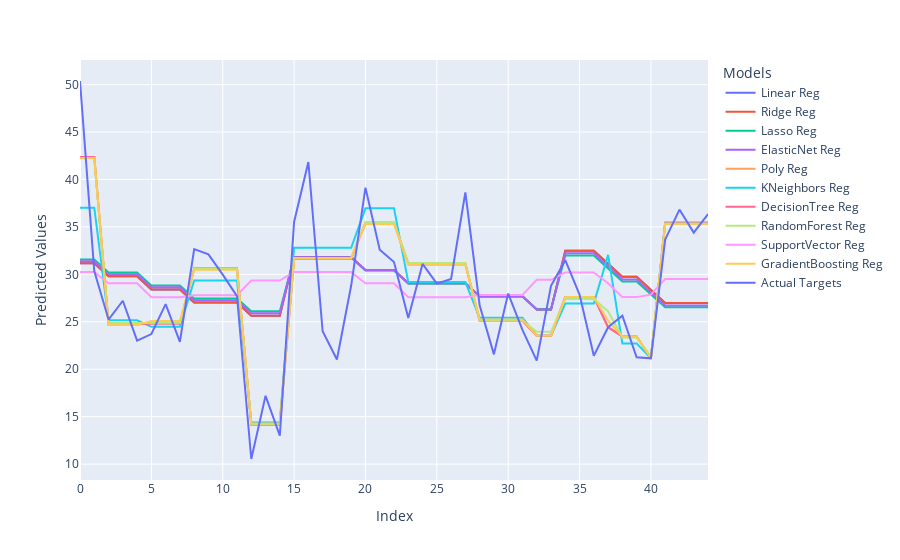

Notebook code cell kept with this figure:
### Code cell
fig = px.line(combinedDf, x='Index', y='Predicted Values', color='Models')
fig.show()

### Figure 1 — Plotly figure (JSON) as saved in the notebook; plotly's stock layout.template omitted (floating-point values rounded to 4 significant figures)
{"data": [{"hovertemplate": "Models=Linear Reg<br>Index=%{x}<br>Predicted Values=%{y}<extra></extra>", "legendgroup": "Linear Reg", "line": {"color": "#636efa", "dash": "solid"}, "marker": {"symbol": "circle"}, "mode": "lines", "name": "Linear Reg", "orientation": "v", "showlegend": true, "type": "scatter", "x": [0, 1, 2, 3, 4, 5, 6, 7, 8, 9, 10, 11, 12, 13, 14, 15, 16, 17, 18, 19, 20, 21, 22, 23, 24, 25, 26, 27, 28, 29, 30, 31, 32, 33, 34, 35, 36, 37, 38, 39, 40, 41, 42, 43, 44], "xaxis": "x", "y": [31.17, 31.17, 29.79, 29.79, 29.79, 28.41, 28.41, 28.41, 27.03, 27.03, 27.03, 27.03, 25.64, 25.64, 25.64, 31.83, 31.83, 31.83, 31.83, 31.83, 30.45, 30.45, 30.45, 29.07, 29.07, 29.07, 29.07, 29.07, 27.69, 27.69, 27.69, 27.69, 26.31, 26.31, 32.5, 32.5, 32.5, 31.12, 29.74, 29.74, 28.36, 26.97, 26.97, 26.97, 26.97], "yaxis": "y"}, {"hovertemplate": "Models=Ridge Reg<br>Index=%{x}<br>Predicted Values=%{y}<extra></extra>", "legendgroup": "Ridge Reg", "line": {"color": "#EF553B", "dash": "solid"}, "marker": {"symbol": "circle"}, "mode": "lines", "name": "Ridge Reg", "orientation": "v", "showlegend": true, "type": "scatter", "x": [0, 1, 2, 3, 4, 5, 6, 7, 8, 9, 10, 11, 12, 13, 14, 15, 16, 17, 18, 19, 20, 21, 22, 23, 24, 25, 26, 27, 28, 29, 30, 31, 32, 33, 34, 35, 36, 37, 38, 39, 40, 41, 42, 43, 44], "xaxis": "x", "y": [31.17, 31.17, 29.79, 29.79, 29.79, 28.41, 28.41, 28.41, 27.03, 27.03, 27.03, 27.03, 25.65, 25.65, 25.65, 31.83, 31.83, 31.83, 31.83, 31.83, 30.45, 30.45, 30.45, 29.07, 29.07, 29.07, 29.07, 29.07, 27.69, 27.69, 27.69, 27.69, 26.31, 26.31, 32.5, 32.5, 32.5, 31.12, 29.74, 29.74, 28.35, 26.97, 26.97, 26.97, 26.97], "yaxis": "y"}, {"hovertemplate": "Models=Lasso Reg<br>Index=%{x}<br>Predicted Values=%{y}<extra></extra>", "legendgroup": "Lasso Reg", "line": {"color": "#00cc96", "dash": "solid"}, "marker": {"symbol": "circle"}, "mode": "lines", "name": "Lasso Reg", "orientation": "v", "showlegend": true, "type": "scatter", "x": [0, 1, 2, 3, 4, 5, 6, 7, 8, 9, 10, 11, 12, 13, 14, 15, 16, 17, 18, 19, 20, 21, 22, 23, 24, 25, 26, 27, 28, 29, 30, 31, 32, 33, 34, 35, 36, 37, 38, 39, 40, 41, 42, 43, 44], "xaxis": "x", "y": [31.55, 31.55, 30.19, 30.19, 30.19, 28.83, 28.83, 28.83, 27.46, 27.46, 27.46, 27.46, 26.1, 26.1, 26.1, 31.77, 31.77, 31.77, 31.77, 31.77, 30.4, 30.4, 30.4, 29.04, 29.04, 29.04, 29.04, 29.04, 27.67, 27.67, 27.67, 27.67, 26.31, 26.31, 31.98, 31.98, 31.98, 30.61, 29.25, 29.25, 27.89, 26.52, 26.52, 26.52, 26.52], "yaxis": "y"}, {"hovertemplate": "Models=ElasticNet Reg<br>Index=%{x}<br>Predicted Values=%{y}<extra></extra>", "legendgroup": "ElasticNet Reg", "line": {"color": "#ab63fa", "dash": "solid"}, "marker": {"symbol": "circle"}, "mode": "lines", "name": "ElasticNet Reg", "orientation": "v", "showlegend": true, "type": "scatter", "x": [0, 1, 2, 3, 4, 5, 6, 7, 8, 9, 10, 11, 12, 13, 14, 15, 16, 17, 18, 19, 20, 21, 22, 23, 24, 25, 26, 27, 28, 29, 30, 31, 32, 33, 34, 35, 36, 37, 38, 39, 40, 41, 42, 43, 44], "xaxis": "x", "y": [31.38, 31.38, 30.01, 30.01, 30.01, 28.64, 28.64, 28.64, 27.27, 27.27, 27.27, 27.27, 25.89, 25.89, 25.89, 31.8, 31.8, 31.8, 31.8, 31.8, 30.43, 30.43, 30.43, 29.05, 29.05, 29.05, 29.05, 29.05, 27.68, 27.68, 27.68, 27.68, 26.31, 26.31, 32.21, 32.21, 32.21, 30.84, 29.47, 29.47, 28.1, 26.72, 26.72, 26.72, 26.72], "yaxis": "y"}, {"hovertemplate": "Models=Poly Reg<br>Index=%{x}<br>Predicted Values=%{y}<extra></extra>", "legendgroup": "Poly Reg", "line": {"color": "#FFA15A", "dash": "solid"}, "marker": {"symbol": "circle"}, "mode": "lines", "name": "Poly Reg", "orientation": "v", "showlegend": true, "type": "scatter", "x": [0, 1, 2, 3, 4, 5, 6, 7, 8, 9, 10, 11, 12, 13, 14, 15, 16, 17, 18, 19, 20, 21, 22, 23, 24, 25, 26, 27, 28, 29, 30, 31, 32, 33, 34, 35, 36, 37, 38, 39, 40, 41, 42, 43, 44], "xaxis": "x", "y": [42.37, 42.37, 24.74, 24.74, 24.74, 24.83, 24.83, 24.83, 30.61, 30.61, 30.61, 30.61, 14.19, 14.19, 14.19, 31.66, 31.66, 31.66, 31.66, 31.66, 35.44, 35.44, 35.44, 31.12, 31.12, 31.12, 31.12, 31.12, 25.11, 25.11, 25.11, 25.11, 23.54, 23.54, 27.61, 27.61, 27.61, 24.43, 23.45, 23.45, 21.15, 35.38, 35.38, 35.38, 35.38], "yaxis": "y"}, {"hovertemplate": "Models=KNeighbors Reg<br>Index=%{x}<br>Predicted Values=%{y}<extra></extra>", "legendgroup": "KNeighbors Reg", "line": {"color": "#19d3f3", "dash": "solid"}, "marker": {"symbol": "circle"}, "mode": "lines", "name": "KNeighbors Reg", "orientation": "v", "showlegend": true, "type": "scatter", "x": [0, 1, 2, 3, 4, 5, 6, 7, 8, 9, 10, 11, 12, 13, 14, 15, 16, 17, 18, 19, 20, 21, 22, 23, 24, 25, 26, 27, 28, 29, 30, 31, 32, 33, 34, 35, 36, 37, 38, 39, 40, 41, 42, 43, 44], "xaxis": "x", "y": [37.03, 37.03, 25.16, 25.16, 25.16, 24.49, 24.49, 24.49, 29.36, 29.36, 29.36, 29.36, 14.4, 14.4, 14.4, 32.8, 32.8, 32.8, 32.8, 32.8, 36.96, 36.96, 36.96, 29.19, 29.19, 29.19, 29.19, 29.19, 25.42, 25.42, 25.42, 25.42, 23.54, 23.54, 26.93, 26.93, 26.93, 32.06, 22.72, 22.72, 21.15, 35.46, 35.46, 35.46, 35.46], "yaxis": "y"}, {"hovertemplate": "Models=DecisionTree Reg<br>Index=%{x}<br>Predicted Values=%{y}<extra></extra>", "legendgroup": "DecisionTree Reg", "line": {"color": "#FF6692", "dash": "solid"}, "marker": {"symbol": "circle"}, "mode": "lines", "name": "DecisionTree Reg", "orientation": "v", "showlegend": true, "type": "scatter", "x": [0, 1, 2, 3, 4, 5, 6, 7, 8, 9, 10, 11, 12, 13, 14, 15, 16, 17, 18, 19, 20, 21, 22, 23, 24, 25, 26, 27, 28, 29, 30, 31, 32, 33, 34, 35, 36, 37, 38, 39, 40, 41, 42, 43, 44], "xaxis": "x", "y": [42.37, 42.37, 24.74, 24.74, 24.74, 24.83, 24.83, 24.83, 30.61, 30.61, 30.61, 30.61, 14.19, 14.19, 14.19, 31.66, 31.66, 31.66, 31.66, 31.66, 35.44, 35.44, 35.44, 31.12, 31.12, 31.12, 31.12, 31.12, 25.11, 25.11, 25.11, 25.11, 23.54, 23.54, 27.62, 27.62, 27.62, 24.43, 23.46, 23.46, 21.15, 35.38, 35.38, 35.38, 35.38], "yaxis": "y"}, {"hovertemplate": "Models=RandomForest Reg<br>Index=%{x}<br>Predicted Values=%{y}<extra></extra>", "legendgroup": "RandomForest Reg", "line": {"color": "#B6E880", "dash": "solid"}, "marker": {"symbol": "circle"}, "mode": "lines", "name": "RandomForest Reg", "orientation": "v", "showlegend": true, "type": "scatter", "x": [0, 1, 2, 3, 4, 5, 6, 7, 8, 9, 10, 11, 12, 13, 14, 15, 16, 17, 18, 19, 20, 21, 22, 23, 24, 25, 26, 27, 28, 29, 30, 31, 32, 33, 34, 35, 36, 37, 38, 39, 40, 41, 42, 43, 44], "xaxis": "x", "y": [42.27, 42.27, 24.87, 24.87, 24.87, 24.91, 24.91, 24.91, 30.6, 30.6, 30.6, 30.6, 14.23, 14.23, 14.23, 31.72, 31.72, 31.72, 31.72, 31.72, 35.53, 35.53, 35.53, 31.2, 31.2, 31.2, 31.2, 31.2, 25.1, 25.1, 25.1, 25.1, 23.95, 23.95, 27.4, 27.4, 27.4, 26.11, 23.34, 23.34, 21.35, 35.33, 35.33, 35.33, 35.33], "yaxis": "y"}, {"hovertemplate": "Models=SupportVector Reg<br>Index=%{x}<br>Predicted Values=%{y}<extra></extra>", "legendgroup": "SupportVector Reg", "line": {"color": "#FF97FF", "dash": "solid"}, "marker": {"symbol": "circle"}, "mode": "lines", "name": "SupportVector Reg", "orientation": "v", "showlegend": true, "type": "scatter", "x": [0, 1, 2, 3, 4, 5, 6, 7, 8, 9, 10, 11, 12, 13, 14, 15, 16, 17, 18, 19, 20, 21, 22, 23, 24, 25, 26, 27, 28, 29, 30, 31, 32, 33, 34, 35, 36, 37, 38, 39, 40, 41, 42, 43, 44], "xaxis": "x", "y": [30.26, 30.26, 29.06, 29.06, 29.06, 27.58, 27.58, 27.58, 27.8, 27.8, 27.8, 27.8, 29.35, 29.35, 29.35, 30.24, 30.24, 30.24, 30.24, 30.24, 29.06, 29.06, 29.06, 27.58, 27.58, 27.58, 27.58, 27.58, 27.83, 27.83, 27.83, 27.83, 29.42, 29.42, 30.21, 30.21, 30.21, 29.06, 27.6, 27.6, 27.87, 29.5, 29.5, 29.5, 29.5], "yaxis": "y"}, {"hovertemplate": "Models=GradientBoosting Reg<br>Index=%{x}<br>Predicted Values=%{y}<extra></extra>", "legendgroup": "GradientBoosting Reg", "line": {"color": "#FECB52", "dash": "solid"}, "marker": {"symbol": "circle"}, "mode": "lines", "name": "GradientBoosting Reg", "orientation": "v", "showlegend": true, "type": "scatter", "x": [0, 1, 2, 3, 4, 5, 6, 7, 8, 9, 10, 11, 12, 13, 14, 15, 16, 17, 18, 19, 20, 21, 22, 23, 24, 25, 26, 27, 28, 29, 30, 31, 32, 33, 34, 35, 36, 37, 38, 39, 40, 41, 42, 43, 44], "xaxis": "x", "y": [42.25, 42.25, 24.66, 24.66, 24.66, 25.09, 25.09, 25.09, 30.5, 30.5, 30.5, 30.5, 14.28, 14.28, 14.28, 31.73, 31.73, 31.73, 31.73, 31.73, 35.32, 35.32, 35.32, 30.98, 30.98, 30.98, 30.98, 30.98, 25.24, 25.24, 25.24, 25.24, 23.54, 23.54, 27.61, 27.61, 27.61, 25.12, 23.46, 23.46, 21.13, 35.34, 35.34, 35.34, 35.34], "yaxis": "y"}, {"hovertemplate": "Models=Actual Targets<br>Index=%{x}<br>Predicted Values=%{y}<extra></extra>", "legendgroup": "Actual Targets", "line": {"color": "#636efa", "dash": "solid"}, "marker": {"symbol": "circle"}, "mode": "lines", "name": "Actual Targets", "orientation": "v", "showlegend": true, "type": "scatter", "x": [0, 1, 2, 3, 4, 5, 6, 7, 8, 9, 10, 11, 12, 13, 14, 15, 16, 17, 18, 19, 20, 21, 22, 23, 24, 25, 26, 27, 28, 29, 30, 31, 32, 33, 34, 35, 36, 37, 38, 39, 40, 41, 42, 43, 44], "xaxis": "x", "y": [50.38, 30.36, 25.24, 27.22, 23.01, 23.71, 26.87, 22.89, 32.67, 32.11, 29.97, 27.7, 10.54, 17.2, 13, 35.52, 41.84, 24, 21.03, 28.82, 39.14, 32.6, 31.3, 25.39, 31.1, 29.02, 29.52, 38.65, 26.75, 21.57, 27.98, 24.14, 20.91, 28.8, 31.49, 27.87, 21.42, 24.43, 25.65, 21.26, 21.15, 33.67, 36.83, 34.4, 36.36], "yaxis": "y"}], "layout": {"legend": {"title": {"text": "Models"}, "tracegroupgap": 0}, "margin": {"t": 60}, "xaxis": {"anchor": "y", "domain": [0, 1], "title": {"text": "Index"}}, "yaxis": {"anchor": "x", "domain": [0, 1], "title": {"text": "Predicted Values"}}}}
